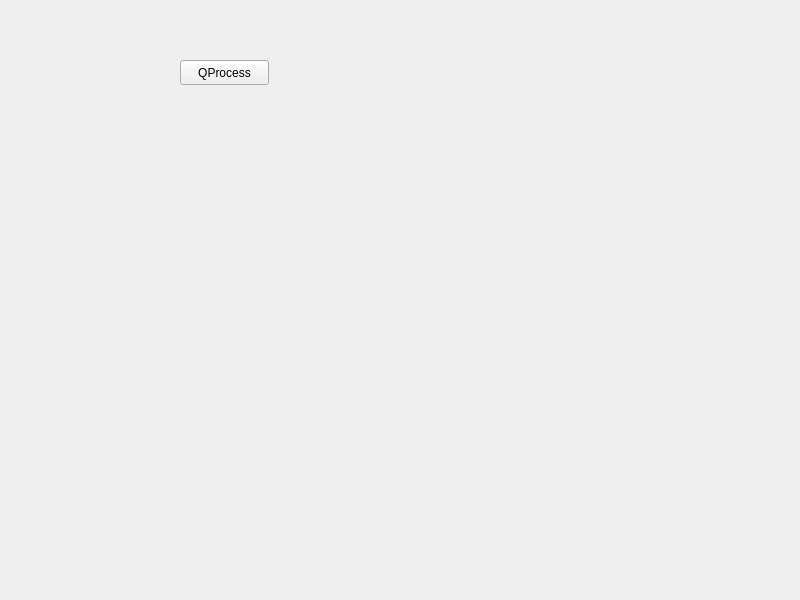
<?xml version="1.0" encoding="UTF-8"?>
<ui version="4.0">
 <class>MainDownMedia</class>
 <widget class="QWidget" name="MainDownMedia">
  <property name="geometry">
   <rect>
    <x>0</x>
    <y>0</y>
    <width>800</width>
    <height>600</height>
   </rect>
  </property>
  <property name="minimumSize">
   <size>
    <width>800</width>
    <height>600</height>
   </size>
  </property>
  <property name="maximumSize">
   <size>
    <width>800</width>
    <height>600</height>
   </size>
  </property>
  <property name="windowTitle">
   <string>Form</string>
  </property>
  <widget class="QPushButton" name="btnProcess">
   <property name="geometry">
    <rect>
     <x>180</x>
     <y>60</y>
     <width>89</width>
     <height>25</height>
    </rect>
   </property>
   <property name="text">
    <string>QProcess</string>
   </property>
  </widget>
 </widget>
 <resources/>
 <connections/>
</ui>
